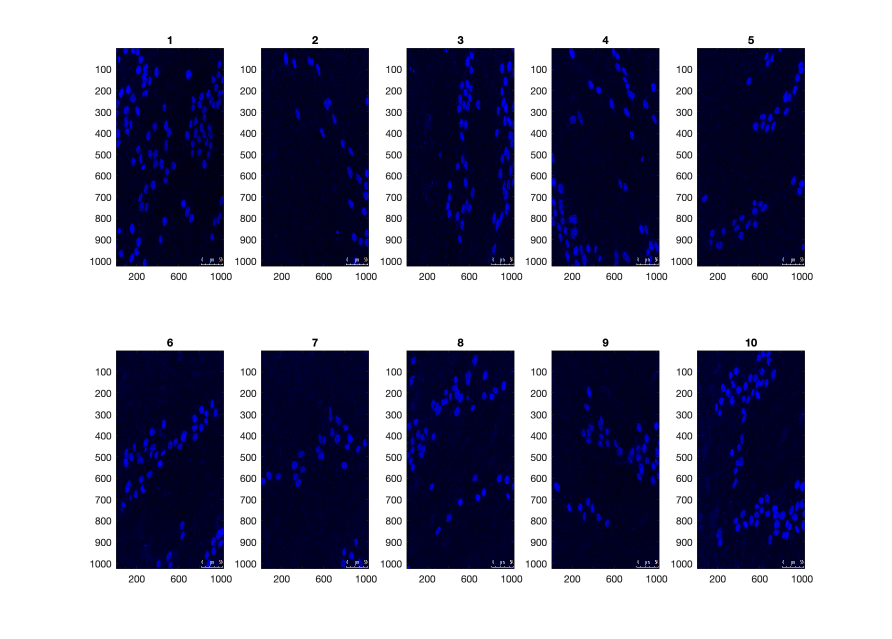
%> input picture CODE/DAPI_Input_All.png, 1784 x 1278 px, given in place of RBD_LKR13_1_DAPI.tiff, which was not available (shown at 1/2 size)
$ octave WatershedALL.m   (GNU Octave 9; MATLAB toolbox functions it lacks are replaced by stand-ins)
%> lines starting %> are read from the running program, lines starting %| are printed output that depends on the picture; in (x1, y1, x2, y2) boxes, pixels count from 0 and x2, y2 are one past the last pixel; in counts of white or black regions, pixels touching at a corner belong together; the program's own positions count from 1; pictures that were not available may be replaced by others from this repository, and a replacement may not be noted
%%
h0 = figure
dapiIn = imread("RBD_LKR13_1_DAPI.tiff");
%> dapiIn is the input picture: size 1278x1784x3 uint8; mean R, G, B 147.1, 147.2, 166.2
dapiIn(980:end,810:end,:)=0;
%> dapiIn: size 1278x1784x3 uint8; 12.77% of pixels changed, all inside (x1, y1, x2, y2) = (809, 979, 1784, 1278)
blue_channel            = dapiIn(:,:,3);
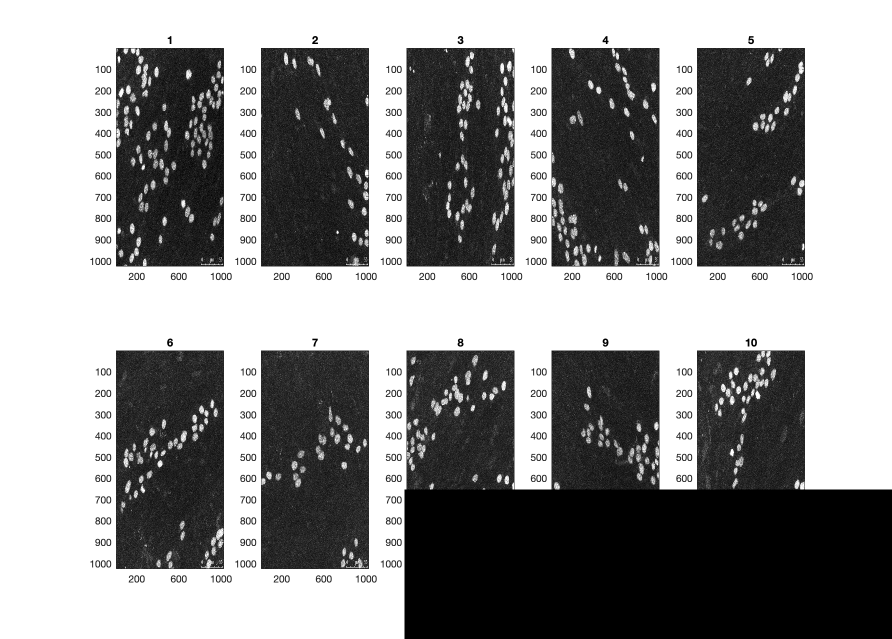
%> blue_channel: size 1278x1784 uint8 (shown at 1/2 size); min 0, max 255, mean 143.3
thresh_dapi = graythresh(blue_channel);
%> thresh_dapi = 0.549
otsu_dapi = imbinarize(blue_channel,thresh_dapi);
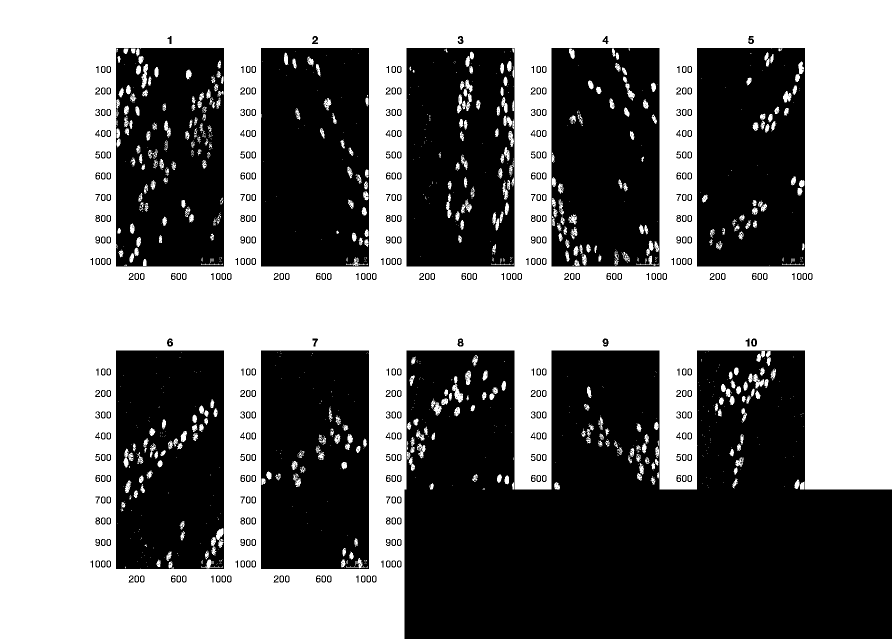
%> otsu_dapi: size 1278x1784 logical (shown at 1/2 size); 51.2% white; 1100 black regions (727 under 20 px), largest, box (x1, y1, x2, y2) and area: (809, 701, 1784, 1278) 461233, (522, 96, 738, 533) 91676, (522, 701, 738, 1138) 91675
ws_dapi = watershed(otsu_dapi);
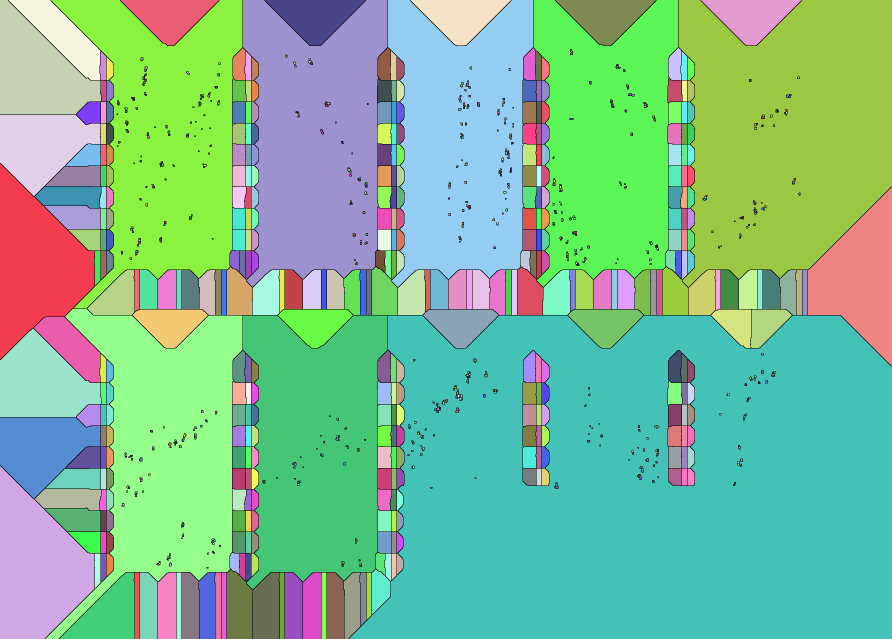
%> ws_dapi: size 1278x1784 uint16 (shown at 1/2 size); 1101 distinct labels, from 0 to 1100; one colour per label, 0 black
rr=400:800;
cc=400:800;
subplot(121)
imagesc(otsu_dapi(rr,cc,:))
subplot(122)
 imagesc( ws_dapi(rr,cc))
 colormap gray
h0.Position = [ 100   400   900   300];

filename1='Dapi_Watershed.png';
print('-dpng','-r200',filename1)

%%
h1 = figure
phalloidinIn = imread("RBD_LKR13_1_Phalloidin.tif");
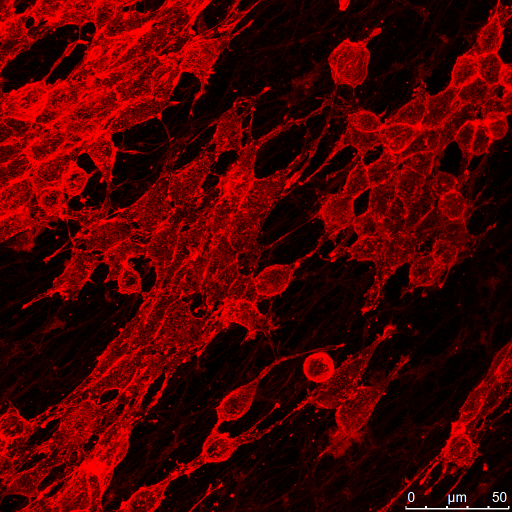
%> input picture CODE/RBD_LKR13_1_Phalloidin.tiff, 1024 x 1024 px, given in place of RBD_LKR13_1_Phalloidin.tif, which was not available (shown at 1/2 size)
%> phalloidinIn is the input picture: size 1024x1024x3 uint8; mean R, G, B 74.7, 0.3, 0.3
phalloidinIn(980:end,810:end,:)=0;
%> phalloidinIn: size 1024x1024x3 uint8; 0.8% of pixels changed, all inside (x1, y1, x2, y2) = (809, 979, 1024, 1024)
red_channelR = phalloidinIn(:,:,1);
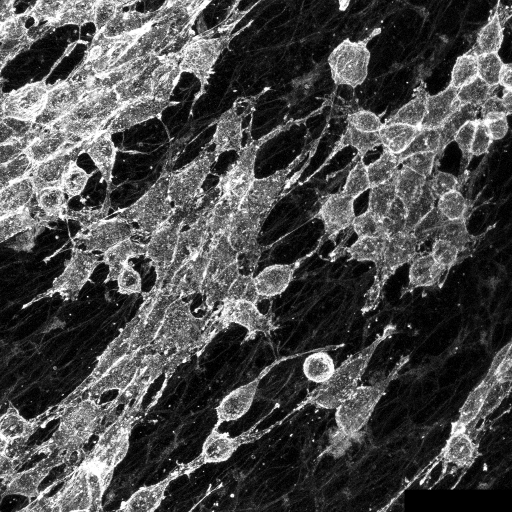
%> red_channelR: size 1024x1024 uint8 (shown at 1/2 size); min 0, max 255, mean 74.2
thresh_phallo = graythresh(red_channelR);
%> thresh_phallo = 0.388
otsu_phallo = imbinarize(red_channelR, thresh_phallo);
%> otsu_phallo: size 1024x1024 logical; 31.1% white; 4705 white regions (4508 under 20 px), largest, box (x1, y1, x2, y2) and area: (0, 0, 660, 1024) 207912, (594, 0, 1024, 534) 47631, (231, 695, 772, 1024) 22043
ws_phallo = watershed(otsu_phallo);
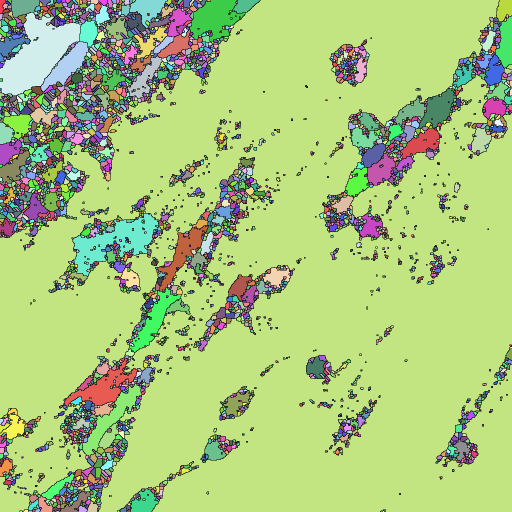
%> ws_phallo: size 1024x1024 uint16 (shown at 1/2 size); 5021 distinct labels, from 0 to 5020; one colour per label, 0 black
rr=400:800;
cc=400:800;
subplot(121)
imagesc(otsu_phallo(rr,cc,:))
subplot(122)
 imagesc( ws_phallo(rr,cc))
 colormap gray
h1.Position = [ 100   400   900   300];
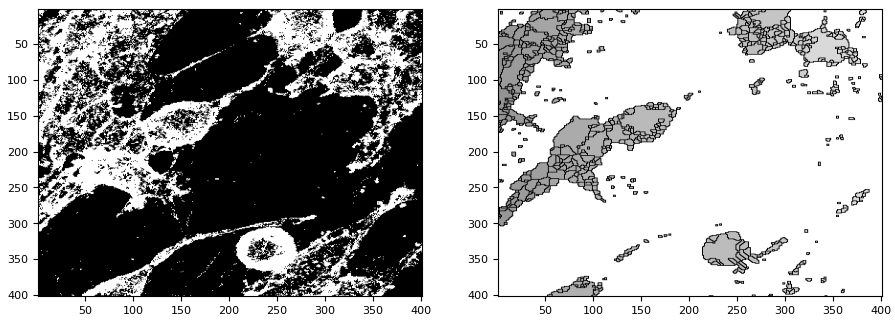
%> figure redrawn from the program's plot data, 2 panels

filename1='Phalloidin_Watershed.png';
print('-dpng','-r200',filename1)
